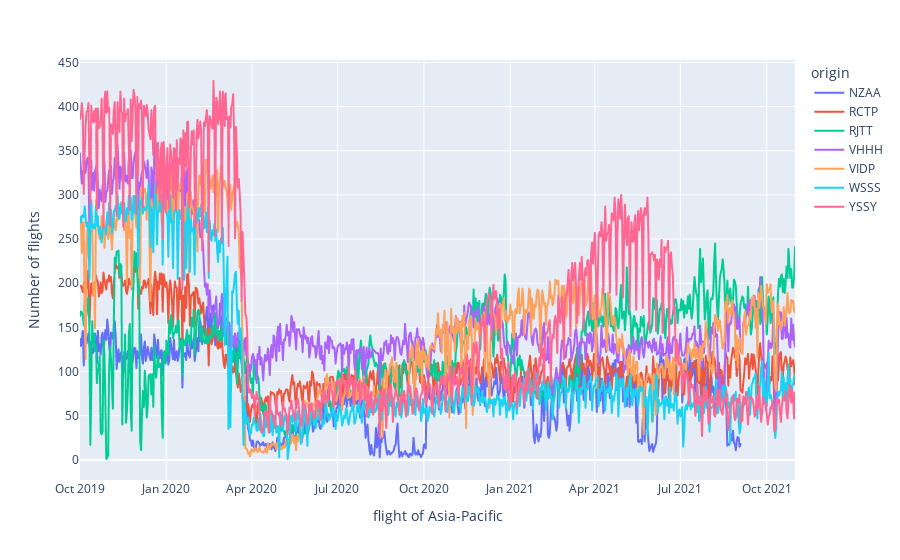

Notebook code cell kept with this figure:
### Markdown cell above
#### Asia-Pacific

### Code cell
fd_ap_map = fd[ #asia-pacific
           (fd['origin'] == 'VHHH') |
           (fd['origin'] == 'VIDP') |
           (fd['origin'] == 'RJTT') |
           (fd['origin'] == 'RCTP') |
           (fd['origin'] == 'WSSS') |
           (fd['origin'] == 'YSSY') |
           (fd['origin'] == 'NZAA') 
           ]
fd_ap_group = fd_ap_map.groupby(['origin', 'day'], as_index=False).count()
fig = px.line(fd_ap_group , x="day", y="callsign", color="origin")
fig.update_xaxes(title={'text': 'flight of Asia-Pacific'})
fig.update_yaxes(title={'text': 'Number of flights'})
fig.show()

### Figure 1 — Plotly figure (JSON) as saved in the notebook; plotly's stock layout.template omitted (floating-point values rounded to 4 significant figures; data arrays with more than 128 entries replaced by an {"elided": "..."} marker saying what was removed)
{"data": [{"hovertemplate": "origin=NZAA<br>day=%{x}<br>callsign=%{y}<extra></extra>", "legendgroup": "NZAA", "line": {"color": "#636efa", "dash": "solid"}, "marker": {"symbol": "circle"}, "mode": "lines", "name": "NZAA", "showlegend": true, "type": "scattergl", "x": {"elided": "701 str values"}, "xaxis": "x", "y": {"elided": "701 int values"}, "yaxis": "y"}, {"hovertemplate": "origin=RCTP<br>day=%{x}<br>callsign=%{y}<extra></extra>", "legendgroup": "RCTP", "line": {"color": "#EF553B", "dash": "solid"}, "marker": {"symbol": "circle"}, "mode": "lines", "name": "RCTP", "showlegend": true, "type": "scattergl", "x": {"elided": "757 str values"}, "xaxis": "x", "y": {"elided": "757 int values"}, "yaxis": "y"}, {"hovertemplate": "origin=RJTT<br>day=%{x}<br>callsign=%{y}<extra></extra>", "legendgroup": "RJTT", "line": {"color": "#00cc96", "dash": "solid"}, "marker": {"symbol": "circle"}, "mode": "lines", "name": "RJTT", "showlegend": true, "type": "scattergl", "x": {"elided": "757 str values"}, "xaxis": "x", "y": {"elided": "757 int values"}, "yaxis": "y"}, {"hovertemplate": "origin=VHHH<br>day=%{x}<br>callsign=%{y}<extra></extra>", "legendgroup": "VHHH", "line": {"color": "#ab63fa", "dash": "solid"}, "marker": {"symbol": "circle"}, "mode": "lines", "name": "VHHH", "showlegend": true, "type": "scattergl", "x": {"elided": "757 str values"}, "xaxis": "x", "y": {"elided": "757 int values"}, "yaxis": "y"}, {"hovertemplate": "origin=VIDP<br>day=%{x}<br>callsign=%{y}<extra></extra>", "legendgroup": "VIDP", "line": {"color": "#FFA15A", "dash": "solid"}, "marker": {"symbol": "circle"}, "mode": "lines", "name": "VIDP", "showlegend": true, "type": "scattergl", "x": {"elided": "745 str values"}, "xaxis": "x", "y": {"elided": "745 int values"}, "yaxis": "y"}, {"hovertemplate": "origin=WSSS<br>day=%{x}<br>callsign=%{y}<extra></extra>", "legendgroup": "WSSS", "line": {"color": "#19d3f3", "dash": "solid"}, "marker": {"symbol": "circle"}, "mode": "lines", "name": "WSSS", "showlegend": true, "type": "scattergl", "x": {"elided": "756 str values"}, "xaxis": "x", "y": {"elided": "756 int values"}, "yaxis": "y"}, {"hovertemplate": "origin=YSSY<br>day=%{x}<br>callsign=%{y}<extra></extra>", "legendgroup": "YSSY", "line": {"color": "#FF6692", "dash": "solid"}, "marker": {"symbol": "circle"}, "mode": "lines", "name": "YSSY", "showlegend": true, "type": "scattergl", "x": {"elided": "757 str values"}, "xaxis": "x", "y": {"elided": "757 int values"}, "yaxis": "y"}], "layout": {"legend": {"title": {"text": "origin"}, "tracegroupgap": 0}, "margin": {"t": 60}, "xaxis": {"anchor": "y", "domain": [0, 1], "title": {"text": "flight of Asia-Pacific"}}, "yaxis": {"anchor": "x", "domain": [0, 1], "title": {"text": "Number of flights"}}}}
